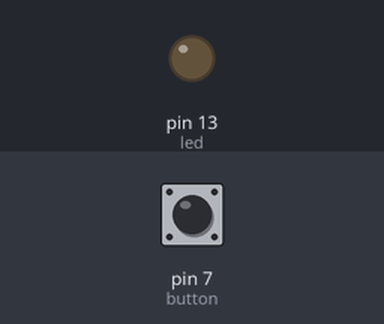
This sketch was run on a simulated Arduino Uno, built with avr-gcc and run on an emulated ATmega328P. On the bench: output pins drawn as LEDs (lit = HIGH). The inputs (shaded band) are chosen by the test bench; at power-on: pin 7 (button) HIGH. What the sketch prints to the serial monitor is not drawn.

Above: at 1.2 s.
1.3 s: pin 7 (button) pulled LOW for 0.15 s
At 3.8 s:
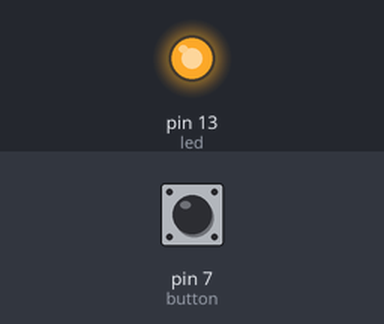
4.3 s: pin 7 (button) pulled LOW for 1 s
At 5.0 s:
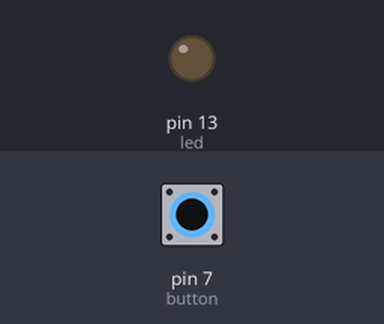
Timing chart, 0 to 7.3 s (numbered marks = the images above; inputs shaded):
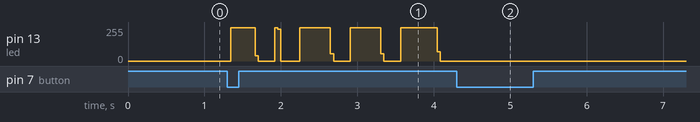

The sketch:

codigo_morse.ino
```cpp
// Main
int button = 7;
int led = 13;
char *morse_code;

void setup() {
  pinMode(button, INPUT_PULLUP);
  pinMode(led, OUTPUT);

  morse_code = text2morsecode(strdup("Hello World!!"));
  Serial.begin(9600);
  Serial.println(morse_code);
}

bool writing = false;
int index = 0;
int cicles = 0;

void loop() {
  if (pressed(button)) {
    index = 0;
    cicles = 0;
    if (writing) {
      writing = false;
    } else {
      writing = true;
    }
  }

  if (play_end()) {
    writing = false;
    index = 0;
    cicles = 0;
  }

  if (writing) {
    play_morse_code(led);
  } else {
    led_off(led);
  }
}

// Button
bool down = false;

bool pressed(int button) {
  if (digitalRead(button) == LOW) {
    if (!down) {
      down = true;
      return true;
    }
  } else {
    down = false;
  }
  return false;
}

// LED
float intensity = 2;
float cycle = 2;

void led_on(int led) {
  digitalWrite(led, HIGH);
  delay(intensity);
  digitalWrite(led, LOW);
  delay(cycle - intensity);
}

void led_off(int led) {
  digitalWrite(led, LOW);
  delay(cycle);
}

// Morse Code
bool play_end() {
  if (index >= strlen(morse_code)) {
    return true;
  }
  return false;
}

void play_morse_code(int led) {
  int range_on = 0;
  int range_off = 0;

  switch (morse_code[index]) {
    case '.':
      range_on = 40;
      range_off = 40;
      break;
    case '-':
      range_on = 80;
      range_off = 40;
      break;
    case ' ':
      range_on = 0;
      range_off = 120;
      break;
  }

  if (cicles < range_on) {
    led_on(led);
    cicles = cicles + 1;
  } else if (cicles < range_off) {
    led_off(led);
    cicles = cicles + 1;
  } else {
    index = index + 1;
    cicles = 0;
  }
}

char *text2morsecode(char *text) {
  char *result = strdup("");
  for (int i = 0; i < strlen(text); i++) {
    strcat(result, morse_char(text[i]));
    strcat(result, strdup(" "));
  }
  return result;
}

char *morse_char(char letter) {
  char *result = strdup(" ");
  switch (tolower(letter)) {
    case 'a':
      result = strdup(".-");
      break;
    case 'b':
      result = strdup("-...");
      break;
    case 'c':
      result = strdup("-.-.");
      break;
    case 'd':
      result = strdup("-..");
      break;
    case 'e':
      result = strdup(".");
      break;
    case 'f':
      result = strdup("..-.");
      break;
    case 'g':
      result = strdup("--.");
      break;
    case 'h':
      result = strdup("....");
      break;
    case 'i':
      result = strdup("..");
      break;
    case 'j':
      result = strdup(".---");
      break;
    case 'k':
      result = strdup("-.-");
      break;
    case 'l':
      result = strdup(".-..");
      break;
    case 'm':
      result = strdup(".-");
      break;
    case 'n':
      result = strdup("-.");
      break;
    case 'o':
      result = strdup("---");
      break;
    case 'p':
      result = strdup(".--.");
      break;
    case 'q':
      result = strdup("--.-");
      break;
    case 'r':
      result = strdup(".-.");
      break;
    case 's':
      result = strdup("...");
      break;
    case 't':
      result = strdup("-");
      break;
    case 'u':
      result = strdup("..-");
      break;
    case 'v':
      result = strdup("...-");
      break;
    case 'w':
      result = strdup(".--");
      break;
    case 'x':
      result = strdup("-..-");
      break;
    case 'y':
      result = strdup("-.--");
      break;
    case 'z':
      result = strdup("--..");
      break;
    case '1':
      result = strdup(".----");
      break;
    case '2':
      result = strdup("..---");
      break;
    case '3':
      result = strdup("...--");
      break;
    case '4':
      result = strdup("....-");
      break;
    case '5':
      result = strdup(".....");
      break;
    case '6':
      result = strdup(".....");
      break;
    case '7':
      result = strdup(".-...");
      break;
    case '8':
      result = strdup(".--..");
      break;
    case '9':
      result = strdup(".---.");
      break;
    case '0':
      result = strdup("-----");
      break;
    case '.':
      result = strdup(".-.-.-");
      break;
    case ',':
      result = strdup("--..--");
      break;
    case '?':
      result = strdup("..--..");
      break;
    case '\'':
      result = strdup(".----.");
      break;
    case '!':
      result = strdup("-.-.--");
      break;
    case '/':
      result = strdup("-..-.");
      break;
    case '(':
      result = strdup("-.--.");
      break;
    case ')':
      result = strdup("-.--.-");
      break;
    case '&':
      result = strdup(".-...");
      break;
    case ':':
      result = strdup("---...");
      break;
    case ';':
      result = strdup("-.-.-.");
      break;
    case '=':
      result = strdup("-...-");
      break;
    case '+':
      result = strdup(".-.-.");
      break;
    case '-':
      result = strdup("-....-");
      break;
    case '_':
      result = strdup("..--.-");
      break;
    case '"':
      result = strdup(".-..-.");
      break;
    case '$':
      result = strdup("...-..-");
      break;
    case '@':
      result = strdup(".--.-.");
      break;
  }
  return result;
}
```

Measured:
- after the input at 4.3 s, pin 13 (led): stops changing and stays 0/255
